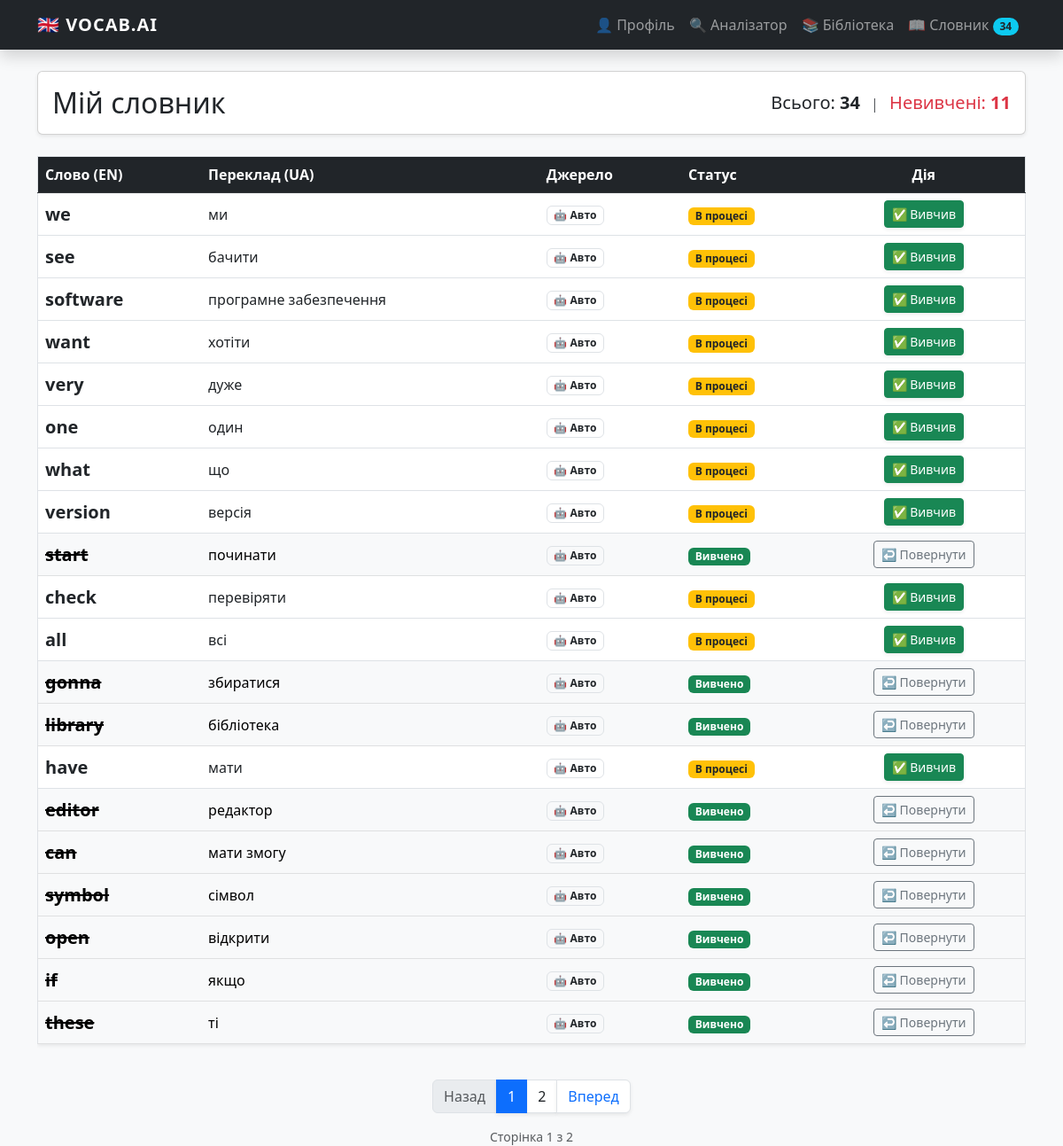
/dictionary/ (signed in), run on an earlier commit of the app's database.
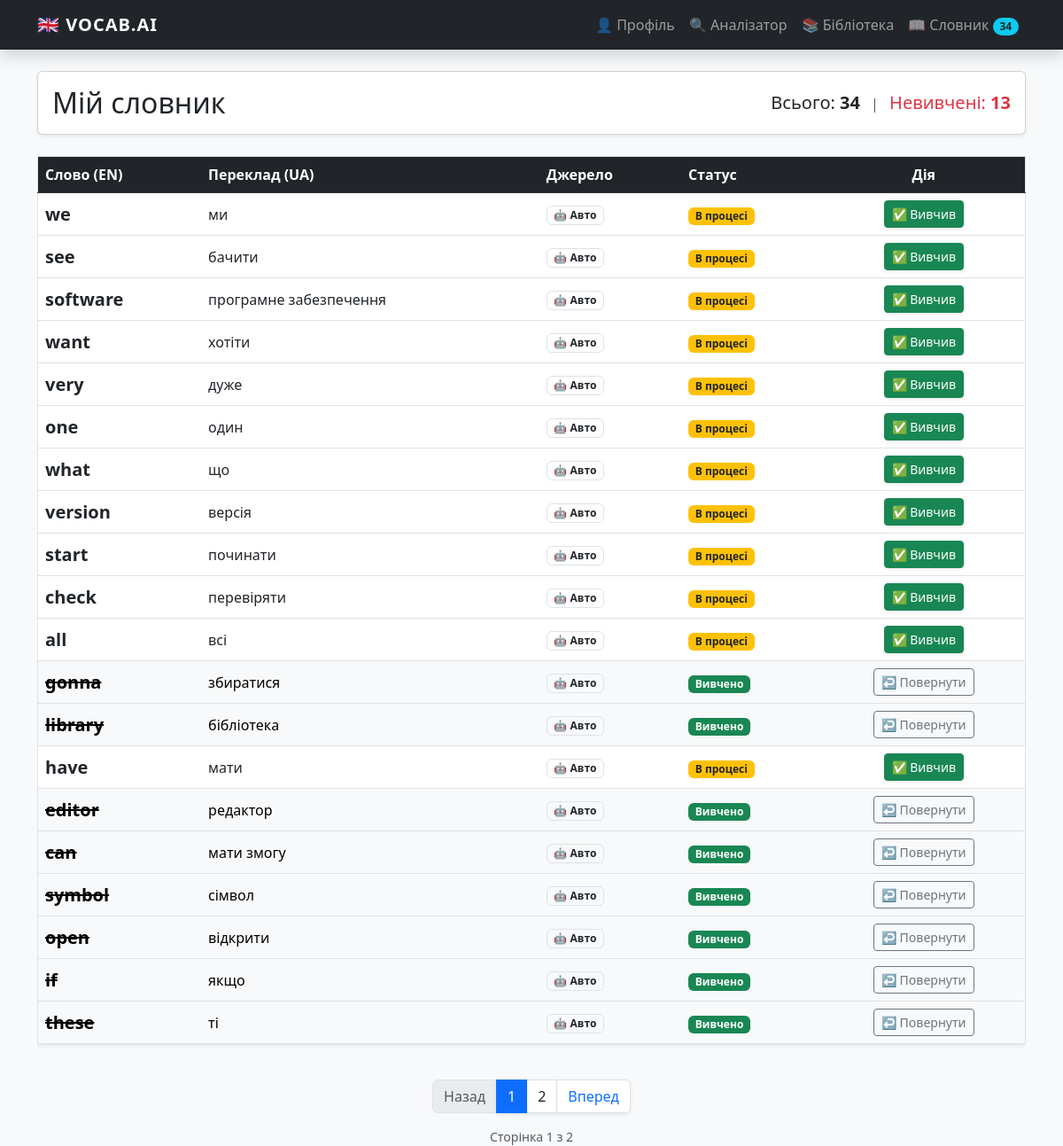
And on a later commit of the database.
### vocabulary/models.py (models this page shows, shortened)
class Word(models.Model):
    SOURCE_CHOICES = [
        ('manual', 'Вручну'),
        ('auto', 'Аналізатор'),
    ]
    class Meta:
        ordering = ['is_learned', '-created_at']
    user = models.ForeignKey(User, on_delete=models.CASCADE)
    english_word = models.CharField(max_length=100)
    ukrainian_translation = models.CharField(max_length=100)
    created_at = models.DateTimeField(auto_now_add=True)
    source = models.CharField(max_length=10, choices=SOURCE_CHOICES, default='manual')
    is_learned = models.BooleanField(default=False)

### vocabulary/views.py (the view)
# urls.py: path('dictionary/', views.word_list, name='word_list'),  # Словник тепер тут
def word_list(request):
    all_words = Word.objects.filter(user=request.user).order_by('-created_at')
    total_count = all_words.count()
    unlearned_count = all_words.filter(is_learned=False).count()
    paginator = Paginator(all_words, 20)
    page_number = request.GET.get('page')
    page_obj = paginator.get_page(page_number)
    context = {
        'page_obj': page_obj,
        'total_count': total_count,  # Передаємо в шаблон
        'unlearned_count': unlearned_count,  # Передаємо в шаблон
    }
    return render(request, 'vocabulary/word_list.html', context)

### vocabulary/context_processors.py (called while the page is built)
def global_stats(request):
    if request.user.is_authenticated:
        return {
            'navbar_word_count': Word.objects.filter(user=request.user).count()
        }
    return {'navbar_word_count': 0}

### vocabulary/templates/vocabulary/word_list.html (shortened to what this page needs)
{% extends 'base.html' %}
{% block content %}
<div class="card shadow-sm mb-4">
    <div class="card-body d-flex justify-content-between align-items-center">
        <h2 class="mb-0">Мій словник</h2>
        <div class="text-end">
            <span class="fs-5">Всього: <strong>{{ total_count }}</strong></span>
            <span class="mx-2 text-muted">|</span>
            <span class="fs-5 text-danger">Невивчені: <strong>{{ unlearned_count }}</strong></span>
        </div>
    </div>
</div>
<div class="table-responsive">
    <table class="table table-hover align-middle bg-white border shadow-sm">
        <thead class="table-dark">
            <tr>
                <th>Слово (EN)</th>
                <th>Переклад (UA)</th>
                <th>Джерело</th>
                <th>Статус</th>
                <th class="text-center">Дія</th>
            </tr>
        </thead>
        <tbody>
            {% for word in page_obj %}
            <tr class="{% if word.is_learned %}table-light text-muted{% endif %}">
                <td class="fw-bold fs-5">
                    {% if word.is_learned %}
                        <del>{{ word.english_word }}</del>
                    {% else %}
                        {{ word.english_word }}
                    {% endif %}
                </td>
                <td>{{ word.ukrainian_translation }}</td>
                <td>
                    {% if word.source == 'auto' %}
                        <span class="badge bg-outline-secondary text-dark border">🤖 Авто</span>
                    {% else %}
                        <span class="badge bg-outline-primary text-dark border">✍️ Ручна</span>
                    {% endif %}
                </td>
                <td>
                    {% if word.is_learned %}
                        <span class="badge bg-success">Вивчено</span>
                    {% else %}
                        <span class="badge bg-warning text-dark">В процесі</span>
                    {% endif %}
                </td>
                <td class="text-center">
                    <form action="{% url 'toggle_word_learned' word.pk %}" method="post">
                        <button type="submit" class="btn btn-sm {% if word.is_learned %}btn-outline-secondary{% else %}btn-success shadow-sm{% endif %}">
                            {% if word.is_learned %}↩️ Повернути{% else %}✅ Вивчив{% endif %}
                        </button>
                    </form>
                </td>
            </tr>
            {% empty %}
            <tr>
                <td colspan="5" class="text-center p-5 text-muted">Словник поки порожній. Час щось проаналізувати!</td>
            </tr>
            {% endfor %}
        </tbody>
    </table>
</div>
{% if page_obj.has_other_pages %}
<nav aria-label="Page navigation" class="mt-4">
    <ul class="pagination justify-content-center">
        {% if page_obj.has_previous %}
            <li class="page-item">
                <a class="page-link shadow-sm" href="?page={{ page_obj.previous_page_number }}">Назад</a>
            </li>
        {% else %}
            <li class="page-item disabled">
                <span class="page-link text-muted">Назад</span>
            </li>
        {% endif %}
        {% for num in page_obj.paginator.page_range %}
            {% if page_obj.number == num %}
                <li class="page-item active" aria-current="page">
                    <span class="page-link shadow-sm border-primary">{{ num }}</span>
                </li>
            {% elif num > page_obj.number|add:'-3' and num < page_obj.number|add:'3' %}
                <li class="page-item">
                    <a class="page-link shadow-sm text-dark" href="?page={{ num }}">{{ num }}</a>
                </li>
            {% endif %}
        {% endfor %}
        {% if page_obj.has_next %}
            <li class="page-item">
                <a class="page-link shadow-sm" href="?page={{ page_obj.next_page_number }}">Вперед</a>
            </li>
        {% else %}
            <li class="page-item disabled">
                <span class="page-link text-muted">Вперед</span>
            </li>
        {% endif %}
    </ul>
</nav>
<div class="text-center text-muted small mt-2">
    Сторінка {{ page_obj.number }} з {{ page_obj.paginator.num_pages }}
</div>
{% endif %}
{% endblock %}

### vocabulary/templates/base.html (shortened to what this page needs)
<!DOCTYPE html>
<html lang="uk">
<head>
    <link href="https://cdn.jsdelivr.net/npm/bootstrap@5.3.0/dist/css/bootstrap.min.css" rel="stylesheet">
</head>
<body>
    <nav class="navbar navbar-expand-lg navbar-dark bg-dark fixed-top shadow">
        <div class="container">
            <a class="navbar-brand" href="{% url 'home' %}">🇬🇧 VOCAB.AI</a>
            <div class="collapse navbar-collapse" id="navbarNav">
                <ul class="navbar-nav ms-auto">
                    <li><a class="nav-link" href="{% url 'profile' %}">👤 Профіль</a></li>
                    <li class="nav-item"><a class="nav-link" href="{% url 'analyze_text' %}">🔍 Аналізатор</a></li>
                    <li class="nav-item"><a class="nav-link" href="{% url 'analysis_list' %}">📚 Бібліотека</a></li>
                    <li class="nav-item"><a class="nav-link" href="{% url 'word_list' %}">
                        📖 Словник <span class="badge rounded-pill bg-info text-dark">{{ navbar_word_count }}</span></a>
                    </li>
                </ul>
            </div>
        </div>
    </nav>
    <div class="container">
        {% block content %}
        {% endblock %}
    </div>
</body>
</html>

### vocabulary/templates/base.html (style rules this page uses)
body { padding-top: 80px; background-color: #f8f9fa; }
.navbar-brand { font-weight: 800; letter-spacing: 1px; }

What changed in the data, as far as the page shows it:
changed Word "start": is_learned "Вивчено ↩️ Повернути" → "В процесі ✅ Вивчив"
Also different on the page:
{{ unlearned_count }}: "11" → "13"
